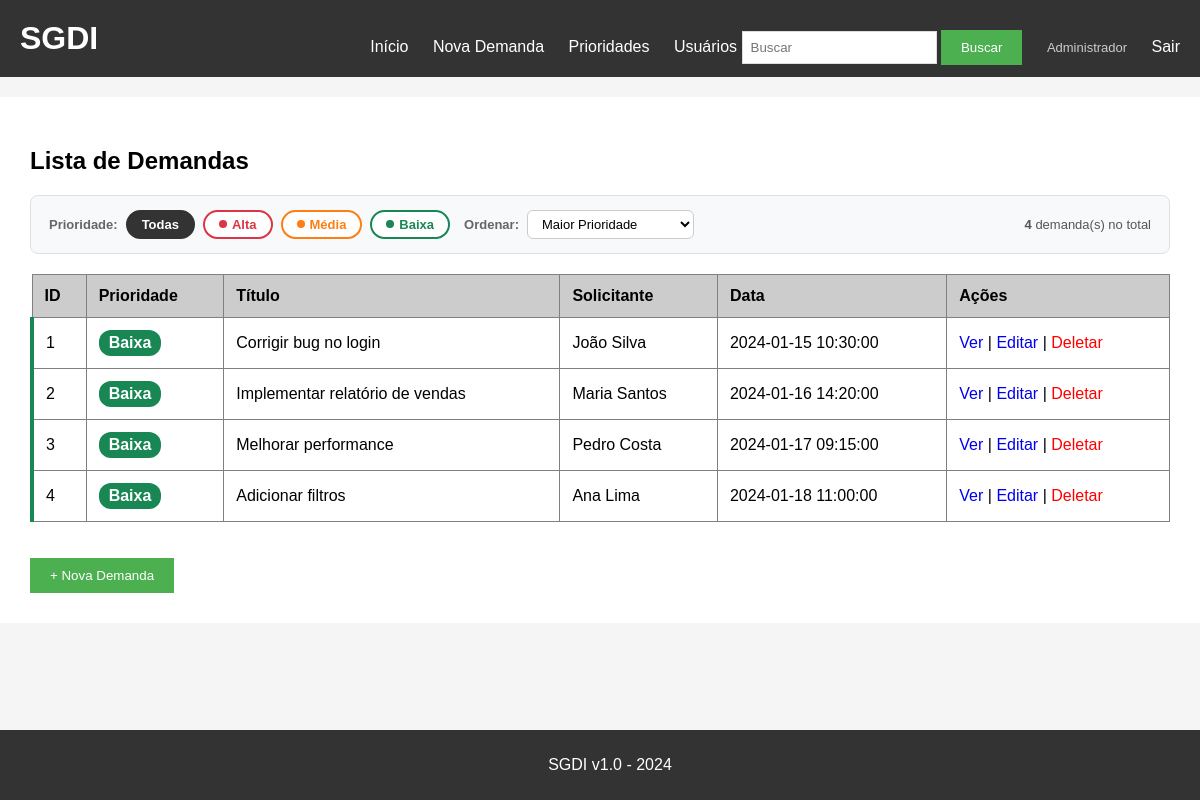
/ (signed in), run on the app's committed database.
### tables this page shows
CREATE TABLE prioridades (
    id INTEGER PRIMARY KEY AUTOINCREMENT,
    nome TEXT NOT NULL UNIQUE,
    cor TEXT NOT NULL,
    nivel INTEGER NOT NULL UNIQUE,
    data_criacao TEXT NOT NULL
);

CREATE TABLE demandas (
    id INTEGER PRIMARY KEY AUTOINCREMENT,
    titulo TEXT NOT NULL,
    descricao TEXT,
    solicitante TEXT,
    data_criacao TEXT NOT NULL,
    prioridade_id INTEGER NOT NULL, usuario_id INTEGER REFERENCES usuarios(id),
    FOREIGN KEY (prioridade_id) REFERENCES prioridades(id)
);

### app.py (the view)
@app.route('/')
@login_required
def index():
    conn = get_db()
    prioridades = carregar_prioridades(conn)
    prioridade_id = request.args.get('prioridade_id', '').strip()
    ordem = request.args.get('ordem', 'prioridade_maior').strip()
    ordens_validas = {
        'prioridade_maior': 'p.nivel ASC, d.data_criacao ASC',
        'prioridade_menor': 'p.nivel DESC, d.data_criacao ASC',
        'data_desc':        'd.data_criacao DESC',
        'data_asc':         'd.data_criacao ASC',
        'titulo':           'd.titulo ASC',
    }
    order_clause = ordens_validas.get(ordem, 'p.nivel ASC, d.data_criacao ASC')
    is_admin = session.get('usuario_tipo') == 'admin'
    usuario_id = session.get('usuario_id')
    conditions = []
    params = []
    if not is_admin:
        conditions.append('d.usuario_id = ?')
        params.append(usuario_id)
    if prioridade_id:
        conditions.append('d.prioridade_id = ?')
        params.append(prioridade_id)
    where_clause = ('WHERE ' + ' AND '.join(conditions)) if conditions else ''
    demandas = conn.execute(
        f'''
        SELECT d.*, p.nome AS prioridade_nome, p.cor AS prioridade_cor, p.nivel AS prioridade_nivel
        FROM demandas d
        JOIN prioridades p ON p.id = d.prioridade_id
        {where_clause}
        ORDER BY {order_clause}
        ''',
        params,
    ).fetchall()
    conn.close()
    return render_template(
        'index.html',
        demandas=demandas,
        prioridades=prioridades,
        prioridade_filtro=prioridade_id,
        ordem=ordem,
    )

### app.py (called while the page is built)
def get_db():
    conn = sqlite3.connect(DATABASE)
    conn.row_factory = sqlite3.Row
    conn.create_function("UNACCENT", 1, lambda x: unidecode(x) if x else "")
    return conn

def login_required(f):
    @wraps(f)
    def decorated(*args, **kwargs):
        if 'usuario_id' not in session:
            flash('Faça login para continuar.')
            return redirect(url_for('login'))
        return f(*args, **kwargs)
    return decorated

def carregar_prioridades(conn):
    return conn.execute('SELECT * FROM prioridades ORDER BY nivel ASC, data_criacao ASC').fetchall()

### templates/index.html (shortened to what this page needs)
{% extends "base.html" %}
{% block content %}
<h2>Lista de Demandas</h2>
<div class="filtros-bar">
    <div class="filtros-grupo">
        <span class="filtros-label">Prioridade:</span>
        <a href="/?ordem={{ ordem }}"
           class="filtro-btn{% if not prioridade_filtro %} filtro-btn-ativo{% endif %}">
            Todas
        </a>
        {% for p in prioridades %}
        <a href="/?prioridade_id={{ p['id'] }}&ordem={{ ordem }}"
           class="filtro-btn{% if prioridade_filtro == p['id']|string %} filtro-btn-ativo{% endif %}"
           style="{% if prioridade_filtro == p['id']|string %}background-color: {{ p['cor'] }}; border-color: {{ p['cor'] }}; color: #fff;{% else %}border-color: {{ p['cor'] }}; color: {{ p['cor'] }};{% endif %}">
            <span class="filtro-dot" style="background-color: {{ p['cor'] }};"></span>
            {{ p['nome'] }}
        </a>
        {% endfor %}
    </div>
    <div class="filtros-grupo">
        <span class="filtros-label">Ordenar:</span>
        <form method="GET" action="/" style="display:inline; margin:0;">
            <select name="ordem" class="filtro-select" onchange="this.form.submit()">
                <option value="prioridade_maior" {% if ordem == 'prioridade_maior' %}selected{% endif %}>Maior Prioridade</option>
            </select>
        </form>
    </div>
    <span class="filtros-contagem">
        {% if prioridade_filtro %}
            <strong>{{ demandas|length }}</strong> demanda(s) filtrada(s)
            &nbsp;·&nbsp;
            <a href="/?ordem={{ ordem }}" class="filtro-limpar">✕ Limpar filtro</a>
        {% else %}
            <strong>{{ demandas|length }}</strong> demanda(s) no total
        {% endif %}
    </span>
</div>
<table border="1" cellpadding="10" cellspacing="0" width="100%">
    <thead>
        <tr bgcolor="#cccccc">
            <th>ID</th>
            <th>Prioridade</th>
            <th>Título</th>
            <th>Solicitante</th>
            <th>Data</th>
            <th>Ações</th>
        </tr>
    </thead>
    <tbody>
        {% for demanda in demandas %}
        <tr style="border-left: 4px solid {{ demanda['prioridade_cor'] }};">
            <td>{{ demanda['id'] }}</td>
            <td>
                <span class="prioridade-tag" data-priority-color="{{ demanda['prioridade_cor'] }}">
                    {{ demanda['prioridade_nome'] }}
                </span>
            </td>
            <td>{{ demanda['titulo'] }}</td>
            <td>{{ demanda['solicitante'] }}</td>
            <td>{{ demanda['data_criacao'] }}</td>
            <td>
                <a href="/detalhes/{{ demanda['id'] }}">Ver</a>
                {% if session.get('usuario_tipo') == 'admin' or demanda['usuario_id'] == session.get('usuario_id') %}
                | <a href="/editar/{{ demanda['id'] }}">Editar</a>
                {% endif %}
                {% if session.get('usuario_tipo') == 'admin' %}
                | <a href="/deletar/{{ demanda['id'] }}" style="color:red;">Deletar</a>
                {% endif %}
            </td>
        </tr>
        {% endfor %}
    </tbody>
</table>
<br><br>
<a href="/nova_demanda"><button>+ Nova Demanda</button></a>
{% endblock %}

### templates/base.html (shortened to what this page needs)
<!DOCTYPE html>
<html>
<head>
    <link rel="stylesheet" href="{{ url_for('static', filename='style.css') }}">
</head>
<body>
    <div class="header">
        <h1>SGDI</h1>
        <div class="menu">
            <a href="/">Início</a>
            <a href="/nova_demanda">Nova Demanda</a>
            {% if session.get('usuario_tipo') == 'admin' %}
            <a href="/prioridades">Prioridades</a>
            <a href="/usuarios">Usuários</a>
            {% endif %}
            <form action="/buscar" method="GET" style="display:inline;">
                <input type="text" name="q" placeholder="Buscar">
                <button type="submit">Buscar</button>
            </form>
            <span class="usuario-info">{{ session.get('usuario_nome', '') }}</span>
            <a href="/logout" class="menu-logout">Sair</a>
        </div>
    </div>
    <div class="container">
        {% block content %}{% endblock %}
    </div>
    <div class="footer">
        <p>SGDI v1.0 - 2024</p>
    </div>
</body>
</html>

### static/style.css (style rules this page uses)
body { font-family: Arial, sans-serif; background-color: #f5f5f5; padding: 0; margin: 0; min-height: 100vh; padding-bottom: 70px; box-sizing: border-box; }
.header { background-color: #333; color: white; padding: 20px; }
.header h1 { margin: 0; display: inline-block; }
.menu { float: right; margin-top: 10px; }
.menu a { color: white; text-decoration: none; margin-left: 20px; }
.container { max-width: 1200px; margin: 20px auto 40px auto; background: white; padding: 30px; }
.footer { background-color: #333; color: white; text-align: center; padding: 10px; position: fixed; bottom: 0; width: 100%; }
button { background-color: #4CAF50; color: white; padding: 10px 20px; border: none; cursor: pointer; }
table { border-collapse: collapse; }
th { text-align: left; padding: 12px; }
td { padding: 12px; }
table a { text-decoration: none; }
input[type="text"], textarea { padding: 8px; border: 1px solid #ddd; }
select, input[type="number"] { padding: 8px; border: 1px solid #ddd; }
.prioridade-tag { color: #fff; font-weight: bold; padding: 4px 10px; border-radius: 12px; display: inline-block; }
.filtros-bar { display: flex; flex-wrap: wrap; align-items: center; gap: 14px; background: #f8f9fa; border: 1px solid #e0e0e0; border-radius: 8px; padding: 14px 18px; margin-bottom: 20px; }
.filtros-grupo { display: flex; align-items: center; gap: 8px; flex-wrap: wrap; }
.filtros-label { font-size: 13px; color: #666; font-weight: bold; white-space: nowrap; }
.filtro-btn { display: inline-flex; align-items: center; gap: 5px; padding: 5px 14px; border-radius: 20px; border: 2px solid #ccc; background: #fff; color: #444; text-decoration: none; font-size: 13px; font-weight: bold; transition: opacity 0.15s; }
.filtro-btn-ativo { background-color: #333; color: #fff !important; border-color: #333 !important; }
.filtro-dot { width: 8px; height: 8px; border-radius: 50%; display: inline-block; flex-shrink: 0; }
.filtro-select { padding: 5px 10px; border: 1px solid #ccc; border-radius: 6px; font-size: 13px; background: #fff; cursor: pointer; }
.filtros-contagem { margin-left: auto; font-size: 13px; color: #555; white-space: nowrap; }
.usuario-info { color: #ccc; font-size: 13px; margin-left: 20px; }
.menu-logout { color: #ff9999; margin-left: 12px; }

### templates/base.html (style rules this page uses)
body { margin: 0; }

### data on the page
prioridades: nome "Alta"
prioridades: nome "Média"
prioridades: nome "Baixa"
demandas: id "1", prioridade_nome "Baixa", titulo "Corrigir bug no login", solicitante "João Silva", data_criacao "2024-01-15 10:30:00"
demandas: id "2", prioridade_nome "Baixa", titulo "Implementar relatório de vendas", solicitante "Maria Santos", data_criacao "2024-01-16 14:20:00"
demandas: id "3", prioridade_nome "Baixa", titulo "Melhorar performance", solicitante "Pedro Costa", data_criacao "2024-01-17 09:15:00"
demandas: id "4", prioridade_nome "Baixa", titulo "Adicionar filtros", solicitante "Ana Lima", data_criacao "2024-01-18 11:00:00"

### other printed values
{{ session.get('usuario_nome', '') }} "Administrador"
{{ demandas|length }} "4"
